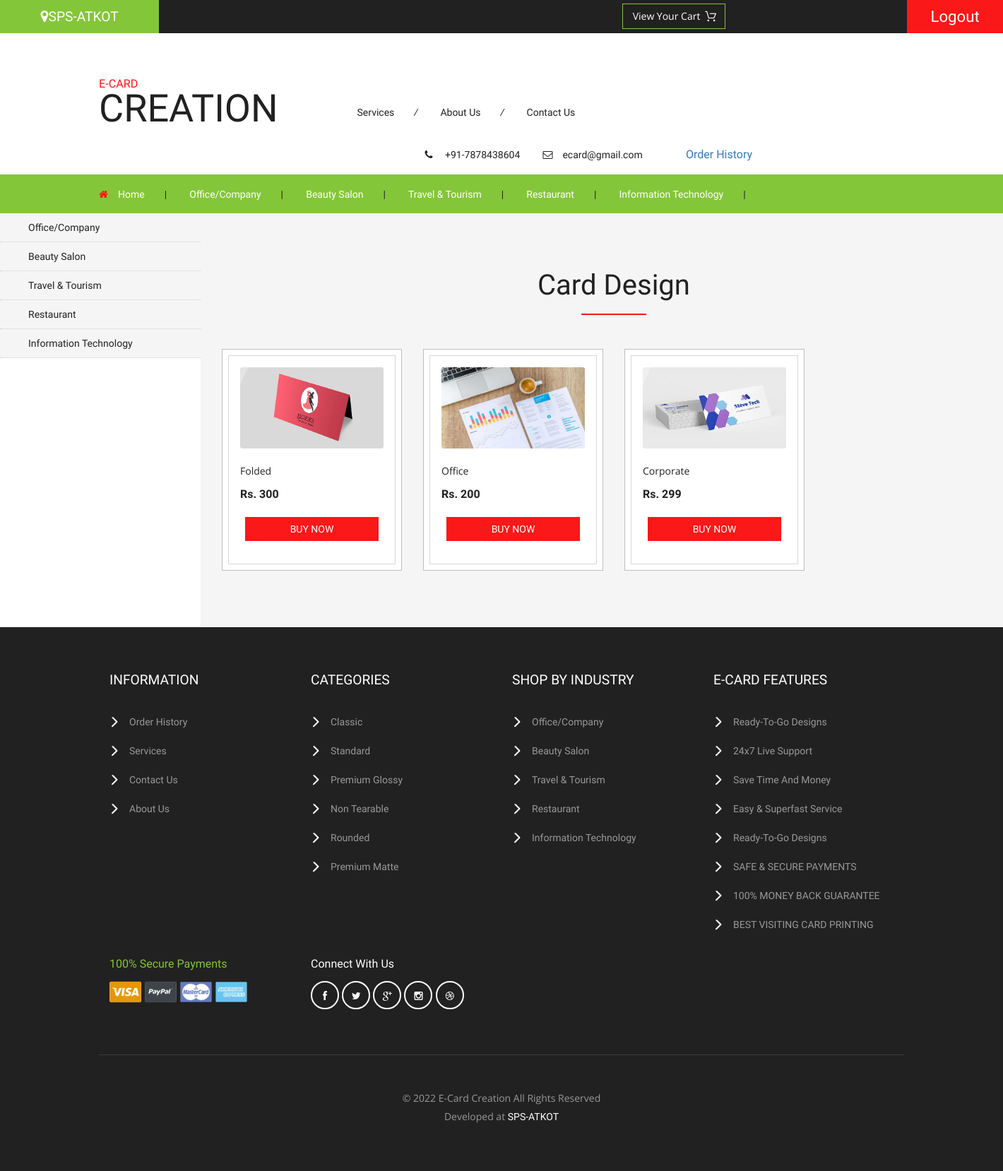
Page /User/ViewIndustry.php?id=1 (signed in) on the committed database.
### tables this page shows
CREATE TABLE `industry_info` (
  `Industry_id` int(5) NOT NULL DEFAULT 0,
  `Industry_name` text NOT NULL
);

CREATE TABLE `card_info` (
  `Card_id` int(5) NOT NULL DEFAULT 0,
  `Category` text NOT NULL,
  `Industry` text NOT NULL,
  `Name` text NOT NULL,
  `Image` text NOT NULL,
  `Price` int(5) NOT NULL
);

CREATE TABLE `cat_info` (
  `Cat_id` int(5) NOT NULL DEFAULT 0,
  `Cat_name` varchar(100) NOT NULL,
  `Cat_img` text NOT NULL
);

### User/ViewIndustry.php (the view, shortened to what this page needs)
		<?php
	include "Header.php";
?>
<div class="w3ls_w3l_banner_nav_right_grid w3ls_w3l_banner_nav_right_grid_popular">
		<div class="container">
			<h3>Card Design</h3>
				<div class="w3ls_w3l_banner_nav_right_grid1">
<?php
$id=$_REQUEST['id'];
include "Connection.php";
$query="SELECT * FROM card_info where Industry='$id'";
$c=mysqli_query($con,$query);
while($r=mysqli_fetch_array($c))
{
	?>
					<div class="col-md-3 w3ls_w3l_banner_left">
						<div class="hover14 column">
						<div class="agile_top_brand_left_grid w3l_agile_top_brand_left_grid">
							<div class="agile_top_brand_left_grid1">
								<figure>
									<div class="snipcart-item block">
										<div class="snipcart-thumb">
											<img src="../web/upload/<?php echo $r['Image'];?>" data-imagezoom="true" height="300" width="500"  class="img-responsive"/>
											<p><?php echo $r['Name'];?></p>
											<h4>Rs. <?php echo $r['Price'];?></h4>
										</div>
										<div class="snipcart-details">
											<a href="single.php?id=<?php echo $r['Card_id'];?>"><input type="submit" name="submit" value="Buy Now" class="button" /></a>
										</div>
									</div>
								</figure>
							</div>
						</div>
						</div>
					</div>
				<?php
}
?>
					<div class="clearfix"> </div>
				</div>
		</div>
	</div>
			</div>
<?php
	include "Footer.php";
?>

### User/Header.php (shortened to what this page needs)
<!DOCTYPE html>
<html>
<head>
<link href="css/bootstrap.css" rel="stylesheet" type="text/css" media="all" />
<link href="css/style.css" rel="stylesheet" type="text/css" media="all" />
<link href="css/font-awesome.css" rel="stylesheet" type="text/css" media="all" />
</head>
<body>
	<div class="agileits_header">
		<div class="w3l_offers">
			<a href="index.php"><i class="fa fa-map-marker"></i>SPS-ATKOT</a>
		</div>
		<?php
		if(isset($_SESSION['user'])){
		?>
			<div class="product_list_header">
			<form action="checkout.php" class="last">
                <fieldset>
                    <input type="submit" name="submit" value="View your cart" class="button" />
                </fieldset>
            </form>
			</div>
			<div class="w3l_header_right1">
			<h2><a href="logout.php">Logout</a></h2>
			</div>
		<?php
		}else{
			?>
			<div class="w3l_header_right1">
			<h2><a href="login.php">Login</a></h2>
			</div>
			<?php
		}
		?>
		<div class="clearfix"> </div>
	</div>
	<div class="logo_products">
		<div class="container">
			<div class="w3ls_logo_products_left">
				<h1><a href="index.php"><span>E-Card</span> Creation</a></h1>
			</div>
			<div class="w3ls_logo_products_left1">
				<ul class="special_items">
					<li><a href="Services.php">Services</a><i>/</i></li>
					<li><a href="about.php">About Us</a><i>/</i></li>
					<li><a href="ContactUs.php">Contact Us</a></li>
				</ul>
			</div>
			<div class="w3ls_logo_products_left1">
				<ul class="phone_email">
					<li><i class="fa fa-phone" aria-hidden="true"></i> +91-7878438604</li>
					<li><i class="fa fa-envelope-o" aria-hidden="true"></i><a href="ecard@gmail.com">ecard@gmail.com</a></li>
					<?php
					if(isset($_SESSION['user'])){
						?>
						&nbsp;&nbsp;&nbsp;&nbsp;&nbsp;&nbsp;&nbsp;<i class="fa fa-history"></i><a href="OrderHistory.php">Order History</a>
						<?php
					}
					?>
				</ul>
			</div>
			<div class="clearfix"> </div>
		</div>
	</div>
	<div class="products-breadcrumb">
		<div class="container">
			<ul>
				<li><i class="fa fa-home" aria-hidden="true"></i><a href="index.php">Home</a><span>|</span></li>
				<?php
				include "connection.php";
				$query="SELECT * FROM industry_info";
				$c=mysqli_query($con,$query);
				while($r=mysqli_fetch_array($c))
				{
				  	?>
					<li><a class="color4" href="ViewIndustry.php?id=<?php echo $r['Industry_id'];?>"><?php echo $r['Industry_name'];?></a><span>|</span></li>
					<?php
				}
				?>
			</ul>
		</div>
	</div>
	<div class="banner">
		<div class="w3l_banner_nav_left">
		<nav class="navbar nav_bottom">
			   <div class="collapse navbar-collapse" id="bs-megadropdown-tabs">
			   <?php
				include "connection.php";
				$query="SELECT * FROM industry_info";
				$c=mysqli_query($con,$query);
				while($r=mysqli_fetch_array($c))
				{
				  ?>
					<ul class="nav navbar-nav nav_1">
						<li><a class="color4" href="ViewIndustry.php?id=<?php echo $r['Industry_id'];?>"><?php echo $r['Industry_name'];?></a></li></ul>
				<?php
				}
				?>
				 </div>
			</nav>
		</div>
	</div>
		<div class="w3l_banner_nav_right">

### User/Footer.php (shortened to what this page needs)
	<div class="footer">
		<div class="container">
			<div class="col-md-3 w3_footer_grid">
				<h3>information</h3>
				<ul class="w3_footer_grid_list">
					<li><a href="OrderHistory.php">Order History</a></li>
					<li><a href="Services.php">Services</a></li>
					<li><a href="ContactUs.php">Contact Us</a></li>
					<li><a href="About.php">About Us</a></li>
				</ul>
			</div>
			<div class="col-md-3 w3_footer_grid">
				<h3>Categories</h3>
				<?php
						include "Connection.php";
						$query="SELECT * FROM cat_info";
						$c=mysqli_query($con,$query);
						while($r=mysqli_fetch_array($c))
						{
						  ?>
				<ul class="w3_footer_grid_list">
					<li><a class="color4" href="Card.php?id=<?php echo $r['Cat_id'];?>"><?php echo $r['Cat_name'];?></a></li>
				</ul>
			<?php
				}
			?>
			</div>
			<div class="col-md-3 w3_footer_grid">
				<h3>Shop By Industry</h3>
				<?php
				include "connection.php";
				$query="SELECT * FROM industry_info";
				$c=mysqli_query($con,$query);
				while($r=mysqli_fetch_array($c))
				{
				  ?>
				<ul class="w3_footer_grid_list">
					<li><a class="color4" href="ViewIndustry.php?id=<?php echo $r['Industry_id'];?>"><?php echo $r['Industry_name'];?></a></li>
				</ul>
				<?php
				   }
				?>
			</div>
			<div class="col-md-3 w3_footer_grid">
				<h3>E-Card Features</h3>
				<ul class="w3_footer_grid_list">
						<li><a href="Services.php">Ready-To-Go Designs</a></li>
						<li><a href="Services.php">24x7 Live Support</a></li>
						<li><a href="Services.php">Save Time And Money</a></li>
						<li><a href="Services.php">Easy & Superfast Service</a></li>
						<li><a href="Services.php">Ready-To-Go Designs</a></li>
						<li><a href="about.php">SAFE & SECURE PAYMENTS</a></li>
						<li><a href="about.php">100% MONEY BACK GUARANTEE</a></li>
						<li><a href="about.php">BEST VISITING CARD PRINTING</a></li>
				</ul>
			</div>
			<div class="clearfix"> </div>
			<div class="agile_footer_grids">
				<div class="col-md-3 w3_footer_grid agile_footer_grids_w3_footer">
					<div class="w3_footer_grid_bottom">
						<h4>100% secure payments</h4>
						<img src="../web/upload/card.png" alt=" " class="img-responsive" />
					</div>
				</div>
				<div class="col-md-3 w3_footer_grid agile_footer_grids_w3_footer">
					<div class="w3_footer_grid_bottom">
						<h5>connect with us</h5>
						<ul class="agileits_social_icons">
							<li><a href="#" class="facebook"><i class="fa fa-facebook" aria-hidden="true"></i></a></li>
							<li><a href="#" class="twitter"><i class="fa fa-twitter" aria-hidden="true"></i></a></li>
							<li><a href="#" class="google"><i class="fa fa-google-plus" aria-hidden="true"></i></a></li>
							<li><a href="#" class="instagram"><i class="fa fa-instagram" aria-hidden="true"></i></a></li>
							<li><a href="#" class="dribbble"><i class="fa fa-dribbble" aria-hidden="true"></i></a></li>
						</ul>
					</div>
				</div>
				<div class="clearfix"> </div>
			</div>
			<div class="wthree_footer_copy">
				<p>&copy; 2022 E-Card Creation All Rights Reserved <br>
				Developed at <a href="#">SPS-ATKOT </a> </p>
			</div>
		</div>
	</div>
</body>
</html>

### rows in the picture
industry_info: Industry_name "Office/Company"
industry_info: Industry_name "Beauty Salon"
industry_info: Industry_name "Travel & Tourism"
industry_info: Industry_name "Restaurant"
industry_info: Industry_name "Information Technology"
card_info: Image (picture), Name "Folded", Price "300"
card_info: Image (picture), Name "Office", Price "200"
card_info: Image (picture), Name "Corporate", Price "299"
cat_info: Cat_name "Classic"
cat_info: Cat_name "Standard"
cat_info: Cat_name "Premium Glossy"
cat_info: Cat_name "Non Tearable"
cat_info: Cat_name "Rounded"
cat_info: Cat_name "Premium Matte"
